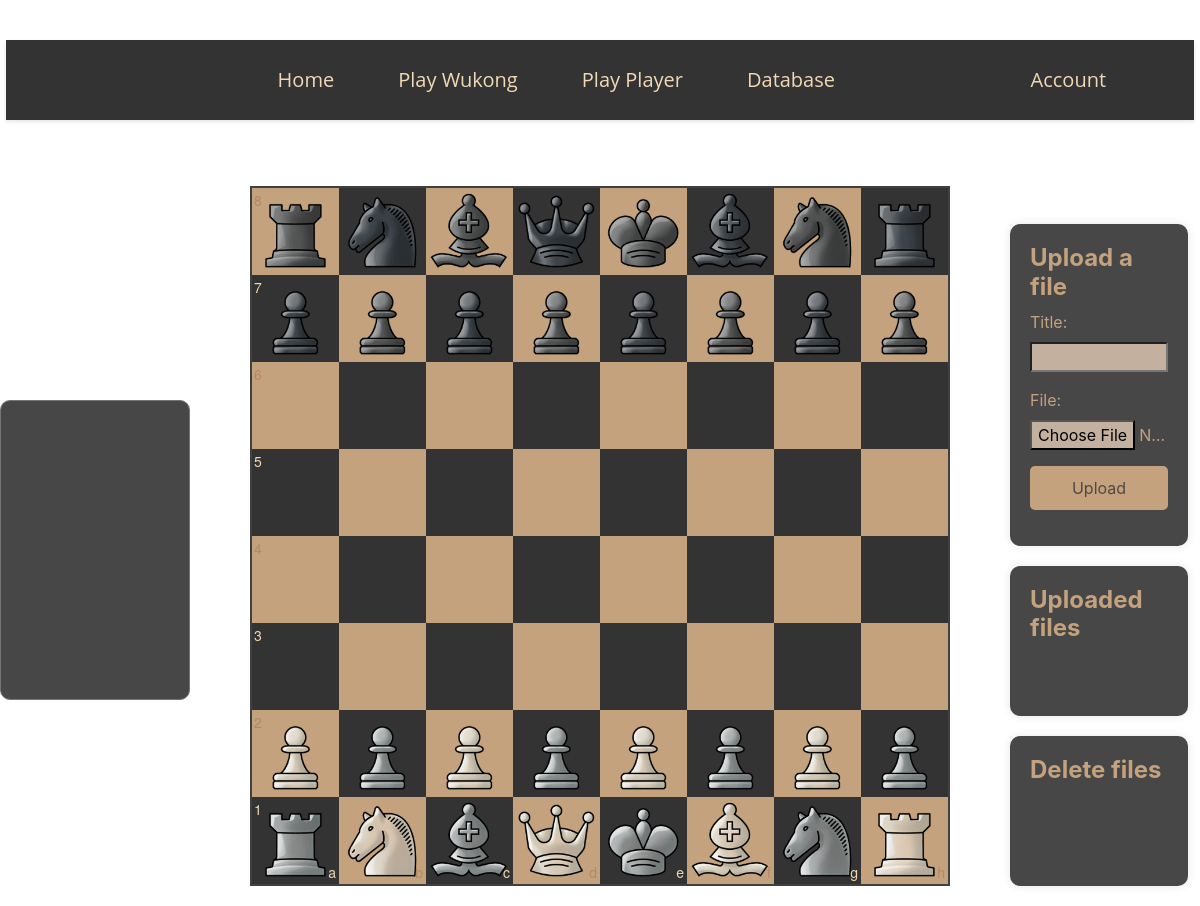
The page /database/ on the database as committed earlier.
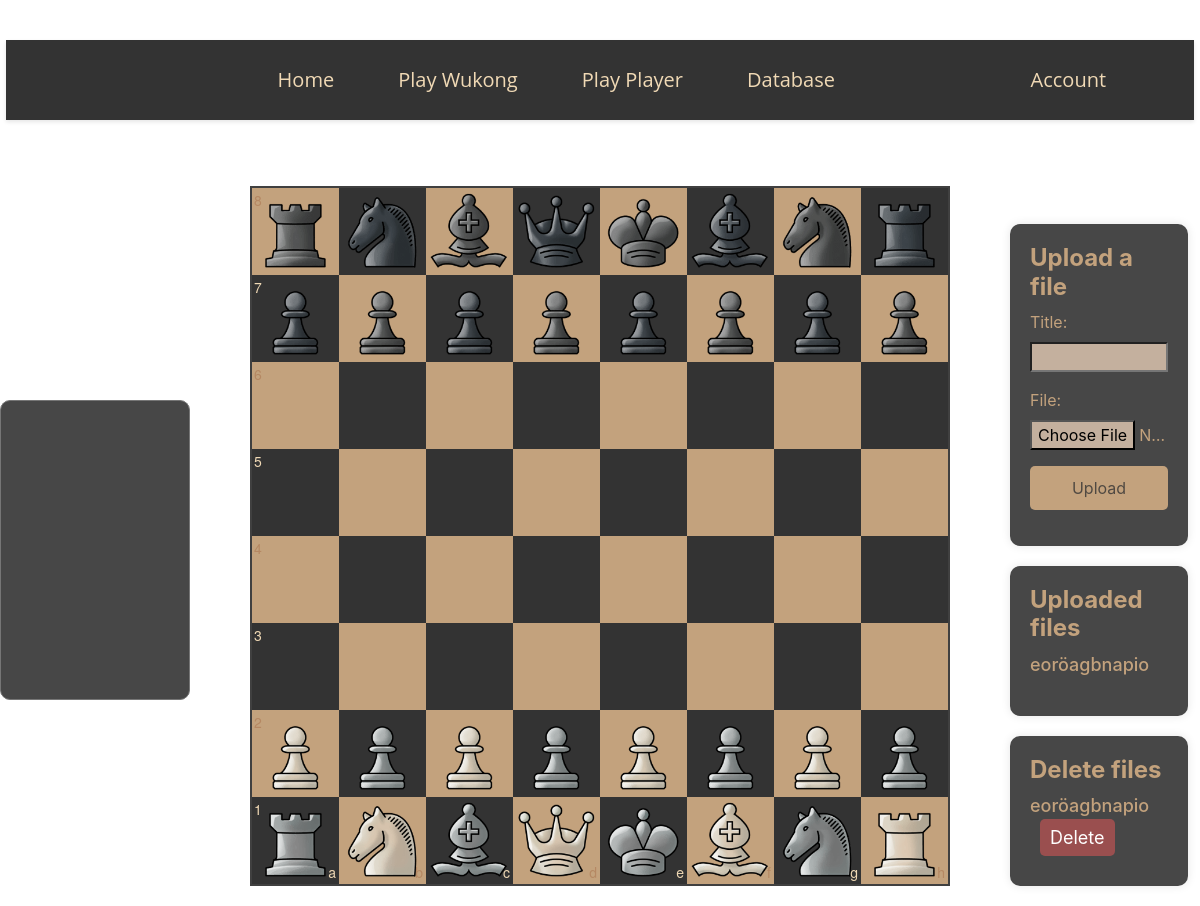
The same page on the database as committed later.
### DatabaseReview/models.py (models this page shows)
class ChessGameFile(models.Model):
    title = models.CharField(max_length=255)
    file = models.FileField(upload_to='chessGameFiles/')
    uploaded_at = models.DateTimeField(auto_now_add=True)

### DatabaseReview/views.py (the view)
# urls.py: path('', databaseReviewView, name='databaseReviewView'),
def databaseReviewView(request):
    randomNum = randint(0,10000000)
    files = ChessGameFile.objects.all()
    if request.method == 'POST':
        form = FileUploadForm(request.POST, request.FILES)
        if form.is_valid():
            form.save()
            return redirect('databaseReviewView')
    else:
        form = FileUploadForm()
    return render(request, 'DatabaseReview/wukong_chessboardjs.html', {'form': form,'files': files,'randomNum' : randomNum})

### DatabaseReview/forms.py
class FileUploadForm(forms.ModelForm):
    class Meta:
        model = ChessGameFile
        fields = ('title', 'file',)

### DatabaseReview/templates/DatabaseReview/wukong_chessboardjs.html (shortened to what this page needs)
<html>
{% load static %}
  <head>
    <link rel="stylesheet" href="https://stackpath.bootstrapcdn.com/bootstrap/4.5.2/css/bootstrap.min.css">
    <link rel="stylesheet" href="{% static 'DatabaseReview/css/chessboard-1.0.0.min.css' %}">
    <link rel="stylesheet" href="{% static 'DatabaseReview/css/wukong_chessboardjs.css' %}">
  </head>
  <body>
  <textarea id="fen-textarea"></textarea>
  {% block fileManagement %}
    <div id="file-management">
      <div id="uploadForm">
        <h3>Upload a file</h3>
        <form id="uploadformForm" method="post" enctype="multipart/form-data">
          {{ form.as_p }}
          <button id="upload" type="submit">Upload</button>
        </form>
      </div>
      <div id="viewFiles">
        <h3>Uploaded files</h3>
        <ul>
          {% for file in files %}
            <li><a href="{{ file.file.url }}">{{ file.title }}</a></li>
          {% endfor %}
        </ul>
      </div>
      <div id="deleteFiles">
        <h3>Delete files</h3>
        <ul>
          {% for file in files %}
            <li>
              <a href="{{ file.file.url }}">{{ file.title }}</a>
              <form action="{% url 'deleteFileView' file.pk %}" method="post">
                <button type="submit">Delete</button>
              </form>
            </li>
          {% endfor %}
        </ul>
      </div>
    </div>
  {% endblock %}
      <nav>
        <div class="navbar-left">
          <a href="{% url 'startScreenLobbyView' %}">Home</a>
          <a href="{% url 'playWukongView' randomNum  %}">Play Wukong</a>
          <a href="{% url 'playPlayerView' randomNum %}">Play Player</a>
          <a href="{% url 'databaseReviewView' %}">Database</a>
        </div>
        <div class="navbar-right">
          {% if user.is_authenticated %}
            <div class="dropdown">
              <button class="dropbtn">{{ user.username }}</button>
              <div class="dropdown-content">
                <a href="{% url 'UserAdministrationLogoutView' %}">Logout</a>
              </div>
            </div>
          {% else %}
            <div class="dropdown">
              <button class="dropbtn">Account</button>
            </div>
          {% endif %}
        </div>
      </nav>
    <div class="col mt-5">
      <div class="row">
        <div align="center" class="col">
          <div id="chessboard" class=" mb-2 mt-5" style="width: 700px;"></div>
        </div>
      </div>
    </div>
  </body>
</html>

Rows that differ between the two databases and show on the page:
added ChessGameFile: title "eoröagbnapio"
